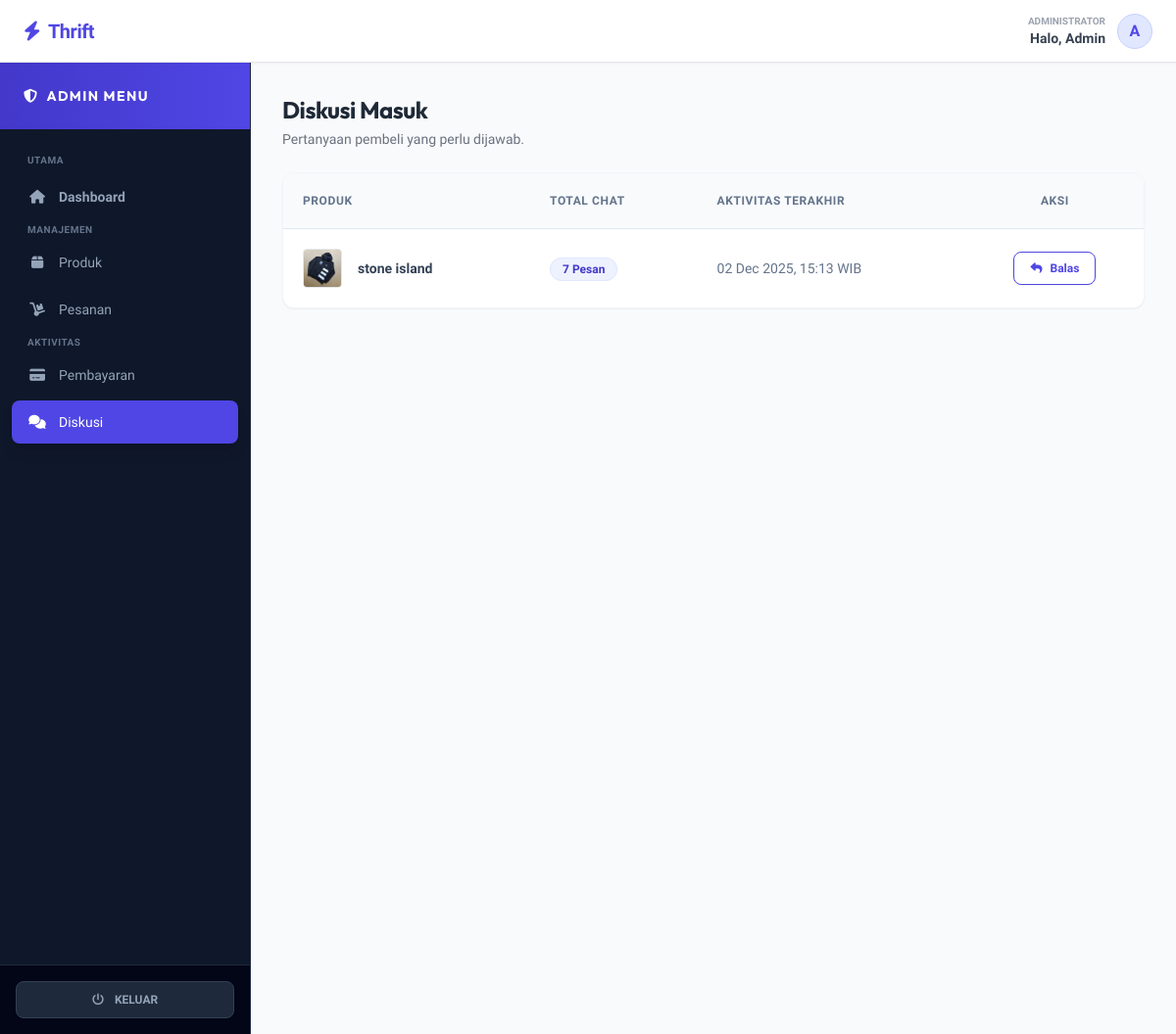
/admin/discussions (signed in), run on the app's committed database.
### tables this page shows
CREATE TABLE `products` (
  `id` int(11) NOT NULL,
  `name` varchar(255) NOT NULL,
  `description` text DEFAULT NULL,
  `price` decimal(10,2) NOT NULL,
  `category` varchar(50) DEFAULT NULL,
  `size` varchar(10) DEFAULT NULL,
  `stock` int(11) DEFAULT 1,
  `image` varchar(255) DEFAULT NULL,
  `created_at` timestamp NOT NULL DEFAULT current_timestamp(),
  `discount_price` decimal(10,2) DEFAULT 0.00
);

### app/Controllers/AdminController.php (called while the page is built, shortened)
<?php
class AdminController {
    public function discussions() {
        $db = (new Database())->getConnection();
        $sql = "SELECT p.id, p.name, p.image,
                       COUNT(d.id) as total_chat,
                       MAX(d.created_at) as last_activity
                FROM discussions d
                JOIN products p ON d.product_id = p.id
                GROUP BY p.id
                ORDER BY last_activity DESC";
        $chatList = $db->query($sql)->fetchAll(PDO::FETCH_ASSOC);
        require_once ROOT_PATH . '/views/admin/discussions.php';
    }
}
?>

### public/index.php (called while the page is built, shortened)
<?php
require_once ROOT_PATH . '/app/Controllers/AdminController.php';
$router = new Router();
$router->add('/', 'HomeController', 'index');
$router->add('/product', 'ProductController', 'detail');
$router->add('/login', 'AuthController', 'login');
$router->add('/register', 'AuthController', 'register');
$router->add('/logout', 'AuthController', 'logout');
$router->add('/account', 'AuthController', 'account');
$router->add('/orders', 'AuthController', 'orders');
$router->add('/profile/edit', 'AuthController', 'editProfile');
$router->add('/profile/update', 'AuthController', 'updateProfile');
$router->add('/cart', 'CartController', 'index');
$router->add('/cart/add', 'CartController', 'add');
$router->add('/cart/remove', 'CartController', 'remove');
$router->add('/cart/clear', 'CartController', 'clear');
$router->add('/cart/buy-now', 'CartController', 'buyNow');
$router->add('/checkout', 'CartController', 'checkout');
$router->add('/checkout/process', 'CartController', 'processCheckout');
$router->add('/payment', 'CartController', 'payment');
$router->add('/order/confirm-payment', 'CartController', 'confirmPayment');
$router->add('/wishlist', 'WishlistController', 'index');
$router->add('/wishlist/toggle', 'WishlistController', 'toggle');
$router->add('/discussion/send', 'DiscussionController', 'send');
$router->add('/review/submit', 'ReviewController', 'submit');
$router->add('/admin', 'AdminController', 'index');
$router->add('/admin/products', 'AdminController', 'products');
$router->add('/admin/create', 'AdminController', 'create');
$router->add('/admin/store', 'AdminController', 'store');
$router->add('/admin/edit', 'AdminController', 'edit');
$router->add('/admin/update', 'AdminController', 'update');
$router->add('/admin/delete', 'AdminController', 'delete');
$router->add('/admin/orders', 'AdminController', 'orders');
$router->add('/admin/order-detail', 'AdminController', 'orderDetail');
$router->add('/admin/order-update', 'AdminController', 'updateOrder');
$router->add('/admin/delete-order', 'AdminController', 'deleteOrder');
$router->add('/admin/order/accept', 'AdminController', 'acceptPayment');
$router->add('/admin/payments', 'AdminController', 'payments');
$router->add('/admin/payments/create', 'AdminController', 'createPayment');
$router->add('/admin/payments/store', 'AdminController', 'storePayment');
$router->add('/admin/payments/edit', 'AdminController', 'editPayment');
$router->add('/admin/payments/update', 'AdminController', 'updatePayment');
$router->add('/admin/payments/delete', 'AdminController', 'deletePayment');
$router->add('/admin/discussions', 'AdminController', 'discussions');
$router->add('/admin/reply', 'AdminController', 'replyChat');
$router->dispatch($_SERVER['REQUEST_URI']);
?>

### views/admin/discussions.php (the view, shortened to what this page needs)
<?php include ROOT_PATH . '/views/layouts/header.php'; ?>
<div class="flex h-screen pt-16 bg-gray-50 overflow-hidden">
    <?php include ROOT_PATH . '/views/layouts/admin_sidebar.php'; ?>
    <div class="flex-1 flex flex-col lg:ml-64 h-full relative w-full overflow-y-auto custom-scroll">
        <main class="flex-1 p-8 fade-in">
            <div class="mb-6">
                <h1 class="text-2xl font-bold text-gray-800">Diskusi Masuk</h1>
                <p class="text-gray-500 text-sm mt-1">Pertanyaan pembeli yang perlu dijawab.</p>
            </div>
            <div class="bg-white rounded-xl shadow-sm border border-slate-100 overflow-hidden">
                <table class="w-full text-left text-sm">
                    <thead class="bg-slate-50 border-b border-slate-200 text-slate-500 uppercase text-xs font-bold tracking-wider">
                        <tr>
                            <th class="p-5">Produk</th>
                            <th class="p-5">Total Chat</th>
                            <th class="p-5">Aktivitas Terakhir</th>
                            <th class="p-5 text-center">Aksi</th>
                        </tr>
                    </thead>
                    <tbody class="divide-y divide-slate-100">
                        <?php if(empty($chatList)): ?>
                            <tr><td colspan="4" class="p-10 text-center text-gray-400 italic">Belum ada diskusi masuk.</td></tr>
                        <?php else: ?>
                            <?php foreach($chatList as $chat): ?>
                            <tr class="hover:bg-slate-50 transition">
                                <td class="p-5 flex items-center gap-4">
                                    <img src="<?= $chat['image'] ?>" class="w-10 h-10 rounded object-cover border">
                                    <span class="font-bold text-slate-700"><?= $chat['name'] ?></span>
                                </td>
                                <td class="p-5">
                                    <span class="bg-indigo-50 text-indigo-700 px-3 py-1 rounded-full text-xs font-bold border border-indigo-100">
                                        <?= $chat['total_chat'] ?> Pesan
                                    </span>
                                </td>
                                <td class="p-5 text-slate-500">
                                    <?= date('d M Y, H:i', strtotime($chat['last_activity'])) ?> WIB
                                </td>
                                <td class="p-5 text-center">
                                    <a href="/admin/reply?product_id=<?= $chat['id'] ?>" class="bg-white border border-indigo-600 text-indigo-600 px-4 py-2 rounded-lg font-bold text-xs hover:bg-indigo-600 hover:text-white transition shadow-sm inline-flex items-center gap-2">
                                        <i class="fas fa-reply"></i> Balas
                                    </a>
                                </td>
                            </tr>
                            <?php endforeach; ?>
                        <?php endif; ?>
                    </tbody>
                </table>
            </div>
        </main>
        <?php include ROOT_PATH . '/views/layouts/footer.php'; ?>

### public/css/style.css (style rules this page uses)
:root { --primary: #4f46e5; --primary-dark: #3730a3; --accent: #f43f5e; --dark: #0f172a; --light: #f8fafc; }
body { font-family: 'Urbanist', sans-serif; background-color: #f8fafc; color: #1e293b; -webkit-font-smoothing: antialiased; overflow-x: hidden; }
h1, h2, h3, h4, h5, h6, .brand-font { font-family: 'Outfit', sans-serif; letter-spacing: -0.02em; }
.fade-in { animation: fadeInUp 0.6s ease-out forwards; opacity: 0; transform: translateY(20px); }

### data on the page
products: image (picture), name "stone island", total_chat "7", last_activity "02 Dec 2025, 15:13"

### other printed values
explode(' ', $_SESSION['name'] ?? 'Admin')[0] "Admin"
